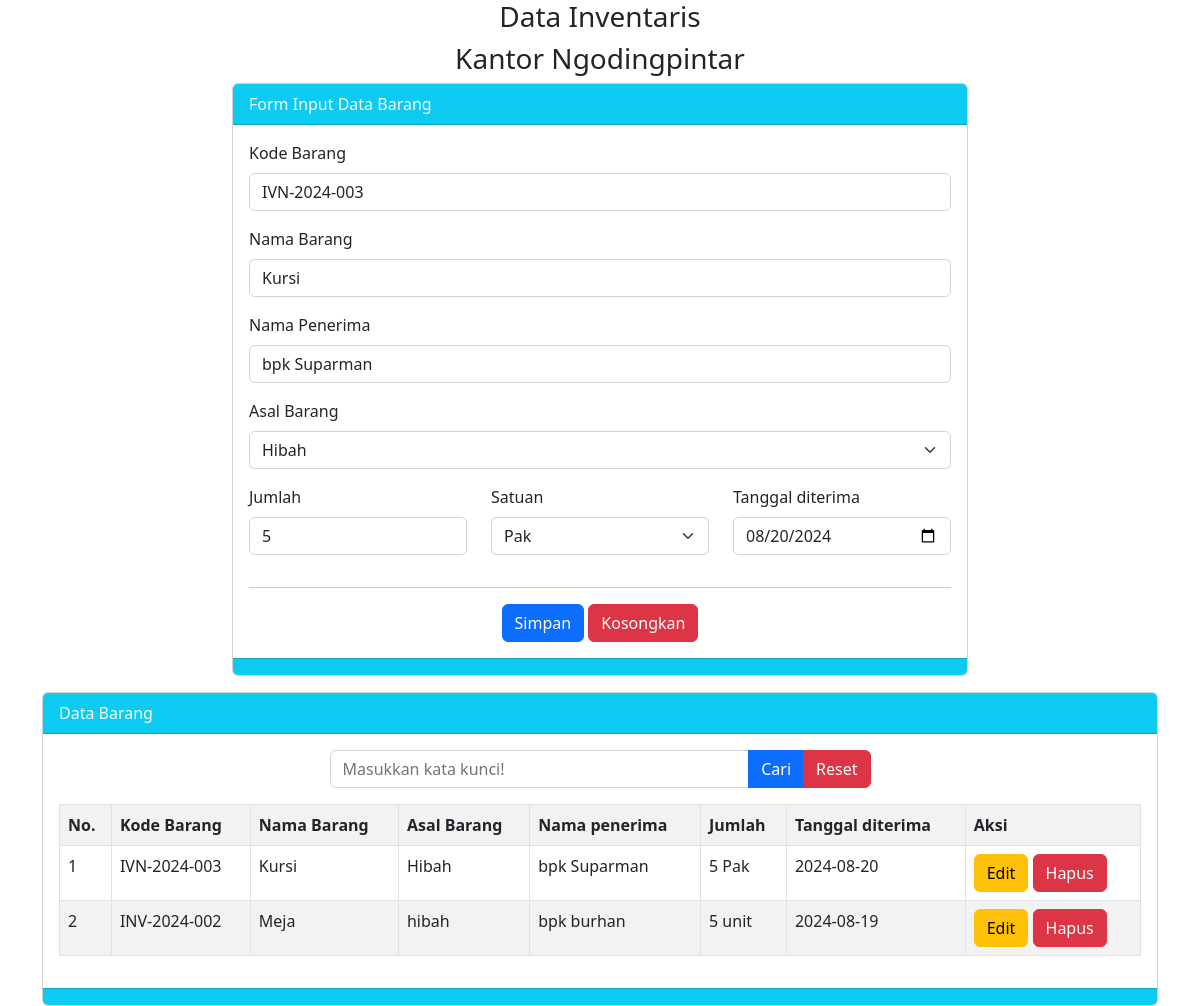
The app's page /Data-Inventaris-main/index.php?hal=edit&id=10 with its own data.
### tables this page shows
CREATE TABLE `barang` (
  `id` int(255) NOT NULL,
  `kd_brg` varchar(255) NOT NULL,
  `nm_brg` varchar(255) NOT NULL,
  `nm_penerima` varchar(255) NOT NULL,
  `asal_barang` varchar(255) NOT NULL,
  `jumlah` int(11) NOT NULL,
  `satuan` varchar(255) NOT NULL,
  `tgl_diterima` date NOT NULL,
  `tgl_simpan` timestamp NOT NULL DEFAULT CURRENT_TIMESTAMP
);

### Data-Inventaris-main/index.php (the view, shortened to what this page needs)
<?php
$server = "localhost";
$user = "root";
$password = "";
$database = "data_table";
$koneksi = mysqli_connect($server, $user, $password, $database) or die(mysqli_error($koneksi));
$q = mysqli_query($koneksi, "SELECT kd_brg FROM barang order by kd_brg desc limit 1");
$datax = mysqli_fetch_array($q);
if ($datax) {
    $no_terakhir = substr($datax['kd_brg'], -3);
    $no = $no_terakhir + 1;
    if ($no > 0 and $no < 10) {
        $kd_brg = "00" . $no;
    } else if ($no > 10 and $no < 100) {
        $kd_brg = "0" . $no;
    } else if ($no > 100) {
        $kd_brg = $no;
    }
} else {
    $kd_brg = "001";
}
$tahun = date('Y');
$vkd_brg = "IVN-" . $tahun . '-' . $kd_brg;
$vnm_brg = "";
$vasal_barang = "";
$vjumlah = "";
$vsatuan = "";
$vtgl_diterima = "";
$vnm_penerima = "";
if (isset($_GET['hal'])) {
    if ($_GET['hal'] == "edit") {
        $tampil = mysqli_query($koneksi, "SELECT * FROM barang WHERE id = '$_GET[id]' ");
        $data = mysqli_fetch_array($tampil);
        if ($data) {
            $vkd_brg = $data['kd_brg'];
            $vnm_brg = $data['nm_brg'];
            $vasal_barang = $data['asal_barang'];
            $vnm_penerima = $data['nm_penerima'];
            $vjumlah = $data['jumlah'];
            $vsatuan = $data['satuan'];
            $vtgl_diterima = $data['tgl_diterima'];
        }
    } else if ($_GET['hal'] == "hapus") {
        $hapus = mysqli_query($koneksi, "DELETE FROM barang WHERE id = '$_GET[id]' ");
        if ($hapus) {
            echo "<script>
            alert('Hapus data Sukses!');
            document.location='index.php';
            </script>";
        } else {
            echo "<script>
            alert('Hapus data Gagal!');
            document.location='index.php';
            </script>";
        }
    }
}
?>
<!doctype html>
<html lang="en">
<head>
    <link href="https://cdn.jsdelivr.net/npm/bootstrap@5.2.0-beta1/dist/css/bootstrap.min.css" rel="stylesheet">
</head>
<body>
    <div class="container">
        <h3 class="text-center">Data Inventaris</h3>
        <h3 class="text-center">Kantor Ngodingpintar</h3>
        <div class="row">
            <div class="col-md-8 mx-auto">
                <div class="card">
                    <div class="card-header bg-info text-light">
                        Form Input Data Barang
                    </div>
                    <div class="card-body">
                        <form method="POST">
                            <div class="mb-3">
                                <label class="form-label">Kode Barang</label>
                                <input type="text" name="tkd_brg" value="<?= $vkd_brg ?>" class="form-control" placeholder="Masukkan kode Barang">
                            </div>
                            <div class="mb-3">
                                <label class="form-label">Nama Barang</label>
                                <input type="text" name="tnm_brg" value="<?= $vnm_brg ?>" class="form-control" placeholder="Masukkan nama Barang">
                            </div>
                            <div class="mb-3">
                                <label class="form-label">Nama Penerima</label>
                                <input type="text" name="tnm_penerima" value="<?= $vnm_penerima ?>" class="form-control" placeholder="Masukkan nama penerima">
                            </div>
                            <div class="mb-3">
                                <label class="form-label">Asal Barang</label>
                                <select class="form-select" name="tasal_barang">
                                    <option value="<?= $vasal_barang ?>"><?= $vasal_barang ?></option>
                                </select>
                            </div>
                            <div class="row">
                                <div class="col">
                                    <div class="mb-3">
                                        <label class="form-label">Jumlah</label>
                                        <input type="number" name="tjumlah" value="<?= $vjumlah ?>" class="form-control" placeholder="Masukkan Jumlah Barang">
                                    </div>
                                </div>
                                <div class="col">
                                    <div class="mb-3">
                                        <label class="form-label">Satuan</label>
                                        <select class="form-select" name="tsatuan">
                                            <option value="<?= $vsatuan ?>"><?= $vsatuan ?></option>
                                        </select>
                                    </div>
                                </div>
                                <div class="col">
                                    <div class="mb-3">
                                        <label class="form-label">Tanggal diterima</label>
                                        <input type="date" name="ttgl_diterima" value="<?= $vtgl_diterima ?>" class="form-control" placeholder="Masukkan Jumlah Barang">
                                    </div>
                                </div>
                                <div class="text-center">
                                    <hr>
                                    <button class="btn btn-primary" name="bsimpan" type="submit">Simpan</button>
                                    <button class="btn btn-danger" name="bkosongkan" type="reset">Kosongkan</button>
                                </div>
                            </div>
                        </form>
                    </div>
                    <div class="card-footer bg-info">
                    </div>
                </div>
            </div>
        </div>
        <div class="card mt-3">
            <div class="card-header bg-info text-light">
                Data Barang
            </div>
            <div class="card-body">
                <div class="col-md-6 mx-auto">
                    <form method="POST">
                        <div class="input-group mb-3">
                            <input type="text" name="tcari" value="<?= @$_POST['tcari'] ?>" class="form-control" placeholder="Masukkan kata kunci!">
                            <button class="btn btn-primary" name="bcari" type="submit">Cari</button>
                            <button class="btn btn-danger" name="breset" type="submit">Reset</button>
                        </div>
                    </form>
                </div>
                <table class="table table-striped table-hover table-bordered">
                    <tr>
                        <th>No.</th>
                        <th>Kode Barang</th>
                        <th>Nama Barang</th>
                        <th>Asal Barang</th>
                        <th>Nama penerima</th>
                        <th>Jumlah</th>
                        <th>Tanggal diterima</th>
                        <th>Aksi</th>
                    </tr>
                    <?php
                    $no = 1;
                    if (isset($_POST['bcari'])) {
                        $keyword = $_POST['tcari'];
                        $q = "SELECT * FROM barang WHERE kd_brg like '%$keyword%' or nm_brg like '%$keyword%' or asal_barang like '%$keyword%' or nm_penerima like '%$keyword%' order by id desc  ";
                    } else {
                        $q = "SELECT * FROM barang order by id desc";
                    }
                    $tampil = mysqli_query($koneksi, $q);
                    while ($data = mysqli_fetch_array($tampil)) :
                    ?>
                        <tr>
                            <td><?= $no++ ?></td>
                            <td><?= $data['kd_brg'] ?></td>
                            <td><?= $data['nm_brg'] ?></td>
                            <td><?= $data['asal_barang'] ?></td>
                            <td><?= $data['nm_penerima'] ?></td>
                            <td><?= $data['jumlah'] ?> <?= $data['satuan'] ?></td>
                            <td><?= $data['tgl_diterima'] ?></td>
                            <td>
                                <a href="index.php?hal=edit&id=<?= $data['id'] ?>" class="btn btn-warning">Edit</a>
                                <a href="index.php?hal=hapus&id=<?= $data['id'] ?>" class="btn btn-danger" onclick="return confirm('Apakah anda Yakin akan Hapus Data ini?')">Hapus</a>
                            </td>
                        </tr>
                    <?php endwhile; ?>
                </table>
            </div>
            <div class="card-footer bg-info">
            </div>
        </div>
    </div>
</body>
</html>

### records on screen
barang: tkd_brg "IVN-2024-003", tnm_brg "Kursi", tnm_penerima "bpk Suparman", tasal_barang "Hibah", tjumlah "5", tsatuan "Pak", ttgl_diterima "08/20/2024", kd_brg "IVN-2024-003", nm_brg "Kursi", asal_barang "Hibah", nm_penerima "bpk Suparman", jumlah "5", satuan "Pak", tgl_diterima "2024-08-20"
barang: kd_brg "INV-2024-002", nm_brg "Meja", asal_barang "hibah", nm_penerima "bpk burhan", jumlah "5", satuan "unit", tgl_diterima "2024-08-19"
